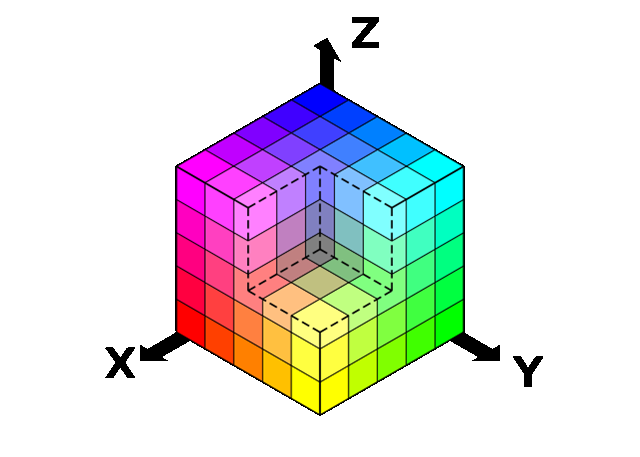
#> input picture archive/2020_Winter/Basic/CV_lessons/01. Images, OpenCV/img/RGB_cube.png, 640 x 457 px
$ jupyter execute '[seminar]images_opencv.ipynb'   (shell and % lines are left out)
#> lines starting #> are read from the running program, lines starting #| are printed output that depends on the picture; after the words box and inside, x2 and y2 are one past the last pixel; in counts of white or black regions, pixels touching at a corner belong together
# Лекция №1

# Работа с растровыми изображенями
**Растровое изображение** $-$ изображение, представляющее собой сетку пикселей — цветных точек.
Важными характеристиками изображения являются: размер, глубина цвета и цветовое пространство.

Самый распространённый способ выделить объект $-$ это цвет.

**Цвет** $-$ это свойство тел отражать или испускать видимое излучение определенного спектрального состава и интенсивности.

Трихроматическая теория (сетчатка глаза имеет 3 вида рецепторов света, ответственных за цветное зрение) полагает, что достаточно всего трёх чисел, чтобы описать цвет (красный, синий, зелёный). Т.е. используя три значения **R, G, B**

Цветовые пространства бывают линейные и нелинейные.
К линейным относится **RGB**. Изучим его подробней.

[cell 1]
import cv2
import numpy as np
import matplotlib.pyplot as plt

## отображение графиков в ноутбуке

[cell 2]
## считаем изображение
img  = cv2.imread('img/RGB_cube.png')
#> img is the input picture: shape (457, 640, 3); mean B, G, R 224.5, 224.4, 224.4

[cell 3]
## посмотрим, какой тип объекта
type(img)

[cell 4]
## размерность
img.shape
#> Out = (457, 640, 3)

[cell 5]
## преобразуем RGB в BGR для корректного отображения
## это необходимо из-за особенностей matplotlib
img_plt = cv2.cvtColor(img.copy(), cv2.COLOR_BGR2RGB)

## отобразим объект
plt.imshow(img);

## Grayscale

**Grayscale** $-$ цветовой режим изображений, которые отображаются в оттенках серого цвета, размещённые в виде таблицы в качестве эталонов яркости белого цвета.

В компьютерном представлении широко распространённая серая шкала использует на каждый пиксел изображения один байт ($8$ бит) информации. Такая шкала передаёт $256$ оттенков (градаций) серого цвета, или яркости (значение $0$ представляет чёрный цвет, а значение $255$ $-$ белый).

Преобразование цветного изображения в оттенки серого из **RGB** пересчитывают по формуле:

\begin{align}
\ Y' & = 0.2126R + 0.7152G + 0.0722B \\
\end{align}

В **OpenCV_** сменить цветовой режим изображения можно с помощью функции **cv2.cvtColor(img, code)**

* **img** $-$ исходное изображение
* **code** $-$ кодировка для смены цвета.

Все кодировки есть в [документации](https://docs.opencv.org/3.4/d8/d01/group__imgproc__color__conversions.html#ga397ae87e1288a81d2363b61574eb8cab). В рамках занятий мы рассмотрим лишь их часть.

[cell 6]
## создадим grayscale изображение с помощью openCV
gray = cv2.cvtColor(img.copy(), cv2.COLOR_RGB2GRAY)
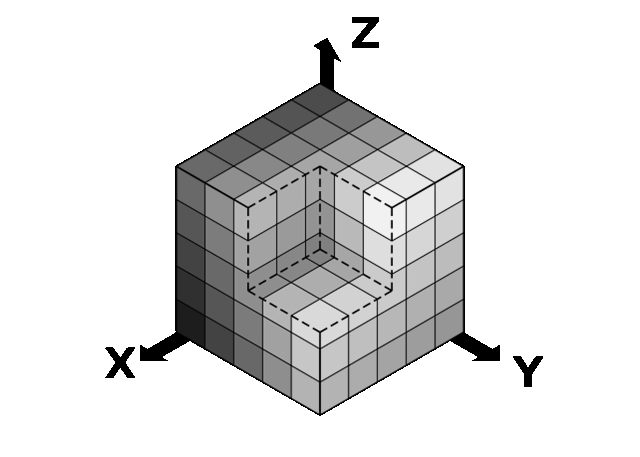
#> gray: shape (457, 640); min 0, max 255, mean 224.4

[cell 7]
## поглядим, что получили
fig, m_axs = plt.subplots(1, 2, figsize = (12, 8))
ax1, ax2 = m_axs

ax1.set_title('RGB изображение', fontsize=15)
ax1.imshow(img_plt)
ax2.set_title('Grayscale изображение', fontsize=15)
ax2.imshow(gray, cmap='gray');
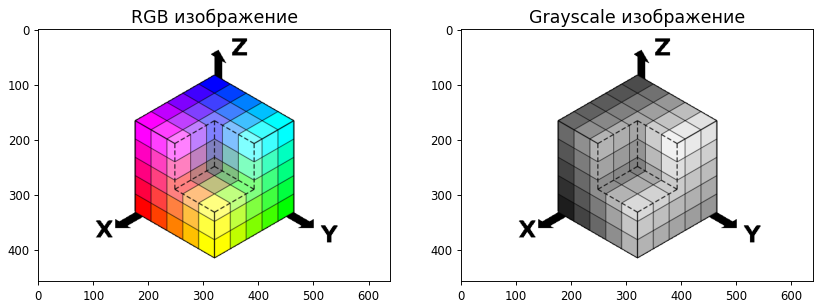
#> figure drawn by matplotlib, 2 panels

### Поиграемся с каналами
Выделим каналы изображения. Они представимы как массивы чисел, поэтому не составит труда их разделить из исходного изобрадения. Посмоторим на картинку, где есть только красный, зеленый и синий.

[cell 8]
## не забываем про особенности Python
img_data = img.copy()

## R scale
r = img_data[:,:,2]
r[r != 255] = 0
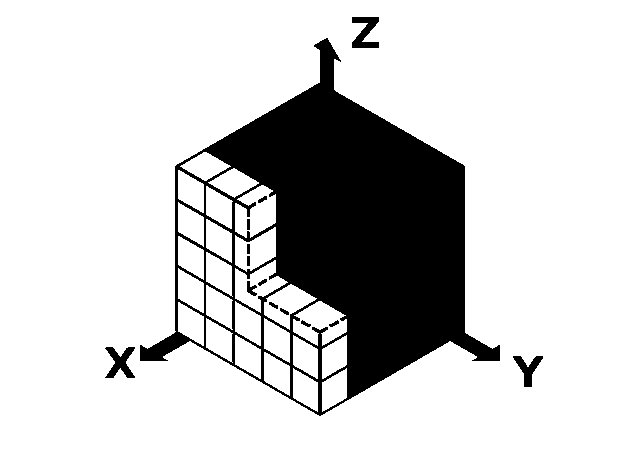
#> r: shape (457, 640); 81.5% white; 14 black regions, largest, box (x1, y1, x2, y2) and area: (140, 38, 500, 416) 52356, (352, 17, 379, 48) 494, (105, 347, 135, 378) 488
## G scale
g = img_data[:,:,1]
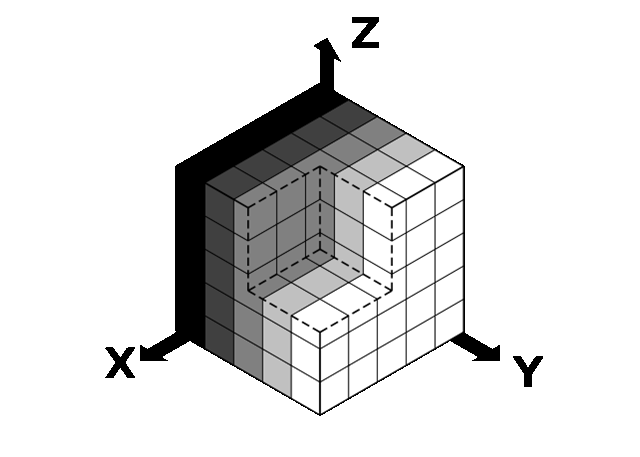
#> g: shape (457, 640); min 0, max 255, mean 224.4
g[g != 255] = 0
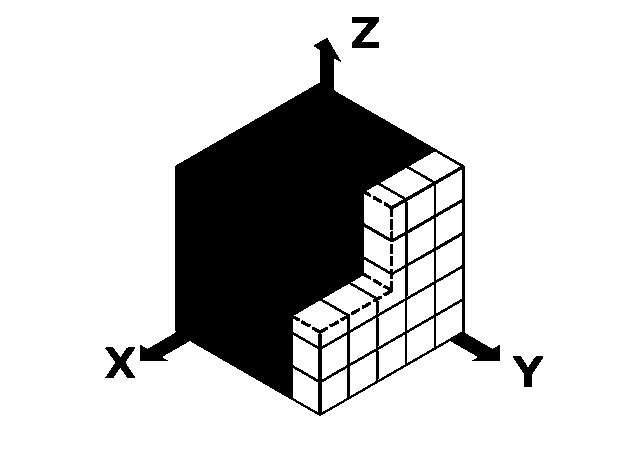
#> g: shape (457, 640); 81.5% white; 14 black regions, largest, box (x1, y1, x2, y2) and area: (140, 38, 500, 416) 52300, (352, 17, 379, 48) 494, (105, 347, 135, 378) 488
## B scale
b = img_data[:,:,0]
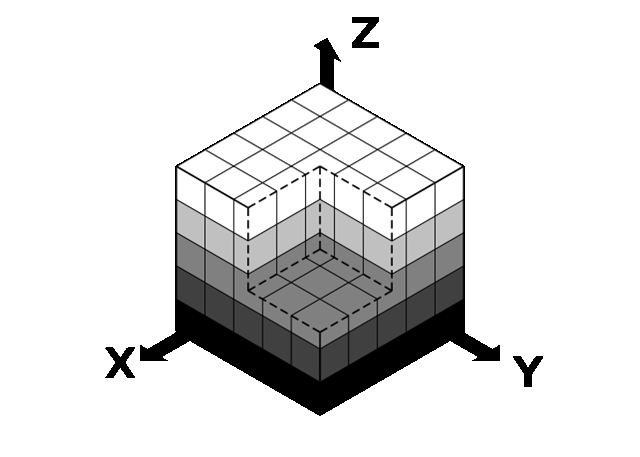
#> b: shape (457, 640); min 0, max 255, mean 224.5
b[b != 255] = 0
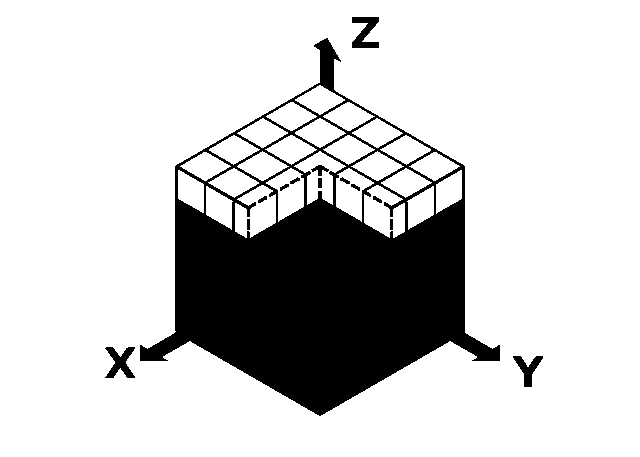
#> b: shape (457, 640); 81.5% white; 14 black regions, largest, box (x1, y1, x2, y2) and area: (140, 38, 500, 416) 52257, (352, 17, 379, 48) 494, (105, 347, 135, 378) 488

[cell 9]
## посмотрим на результат
fig, m_axs = plt.subplots(1, 4, figsize = (20, 9))
ax1, ax2, ax3, ax4 = m_axs

ax1.set_title('R канал', fontsize=15)
ax1.imshow(r, cmap='gray')
ax2.set_title('G канал', fontsize=15)
ax2.imshow(g, cmap='gray')
ax3.set_title('B канал', fontsize=15)
ax3.imshow(b, cmap='gray')
ax4.set_title('RGB', fontsize=15)
ax4.imshow(img_plt);

***Контрольные вопросы:***

1. Почему так получилось?

Давайте изменим конфигурацию каналов, чтобы посмотреть на изменения.

[cell 10]
## не забываем про особенности Python
img_data = img.copy()

tr_val = 150  # пороговое значение

## R scale
r = img_data[:,:,2]
r[r < tr_val] = 0
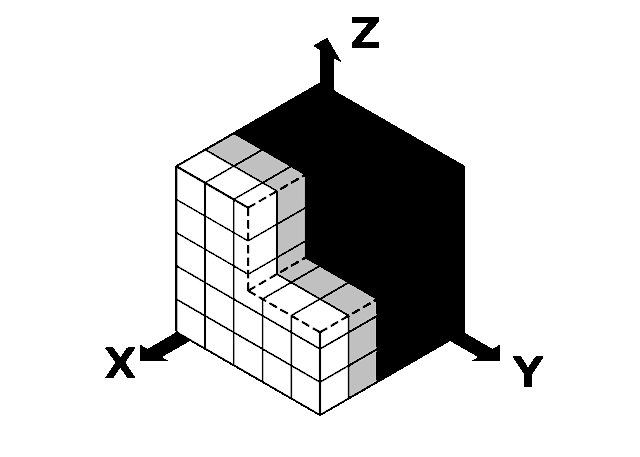
#> r: shape (457, 640); min 0, max 255, mean 215.2
## G scale
g = img_data[:,:,1]
g[g < tr_val] = 0
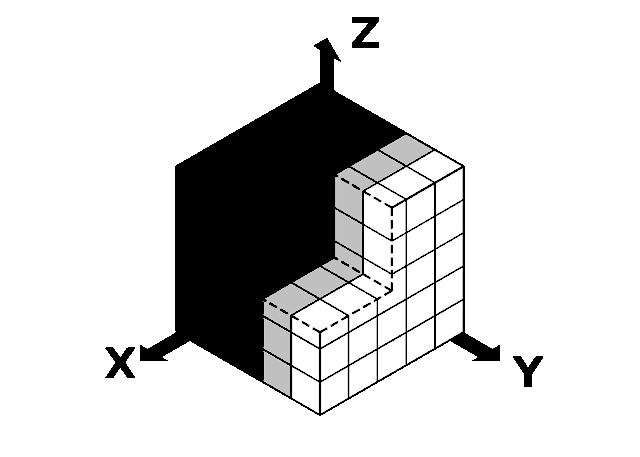
#> g: shape (457, 640); 10.01% of pixels changed, all inside (x1, y1, x2, y2) = (204, 100, 464, 415)
## B scale
b = img_data[:,:,0]
b[b < tr_val] = 0
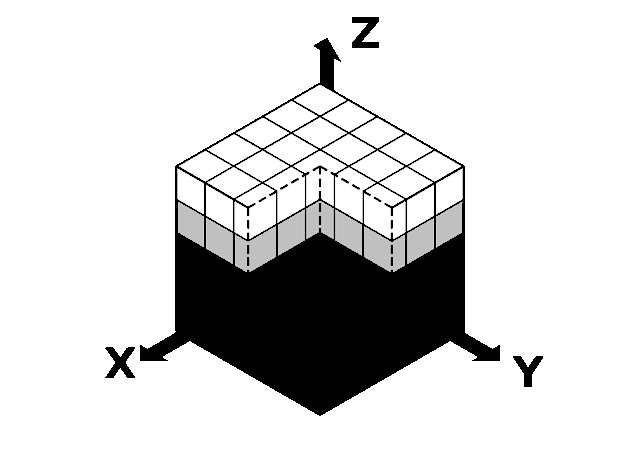
#> b: shape (457, 640); 9.98% of pixels changed, all inside (x1, y1, x2, y2) = (176, 84, 464, 382)

[cell 11]
## посмотрим на результат
fig, m_axs = plt.subplots(1, 4, figsize = (20, 9))
ax1, ax2, ax3, ax4 = m_axs

ax1.set_title('R канал', fontsize=15)
ax1.imshow(r, cmap='gray')
ax2.set_title('G канал', fontsize=15)
ax2.imshow(g, cmap='gray')
ax3.set_title('B канал', fontsize=15)
ax3.imshow(b, cmap='gray')
ax4.set_title('RGB', fontsize=15)
ax4.imshow(img_plt);

$ run again, with archive/2020_Winter/Basic/CV_lessons/01. Images, OpenCV/img/AHE-neighbourhoods.png copied over archive/2020_Winter/Basic/CV_lessons/01. Images, OpenCV/img/RGB_cube.png
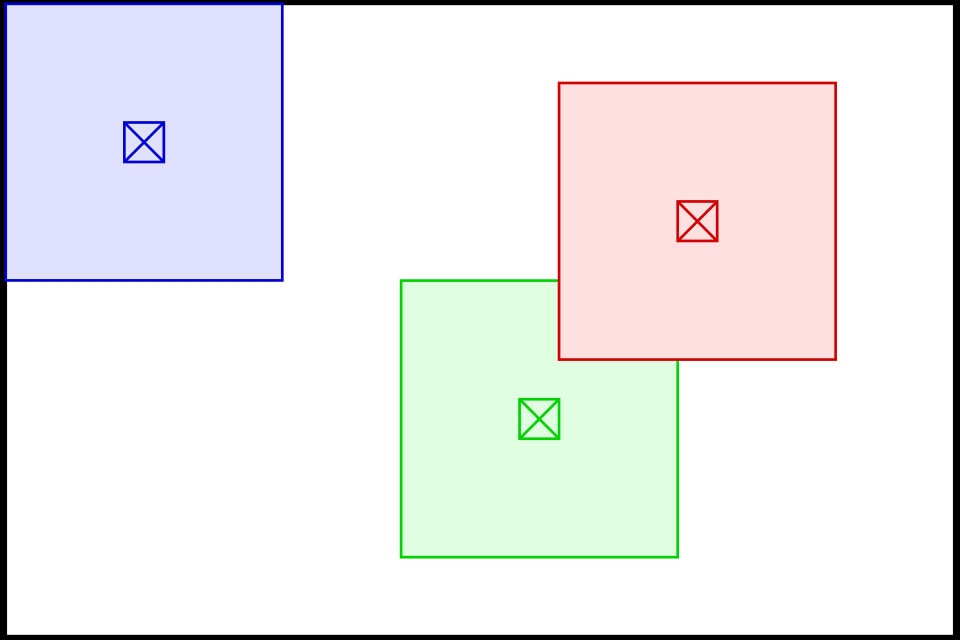
#> input picture archive/2020_Winter/Basic/CV_lessons/01. Images, OpenCV/img/AHE-neighbourhoods.png, 1920 x 1280 px (shown at 1/2 size)
#> img is the input picture: shape (1280, 1920, 3); mean B, G, R 237.7, 237, 237.7
#> `r[r != 255] = 0`:
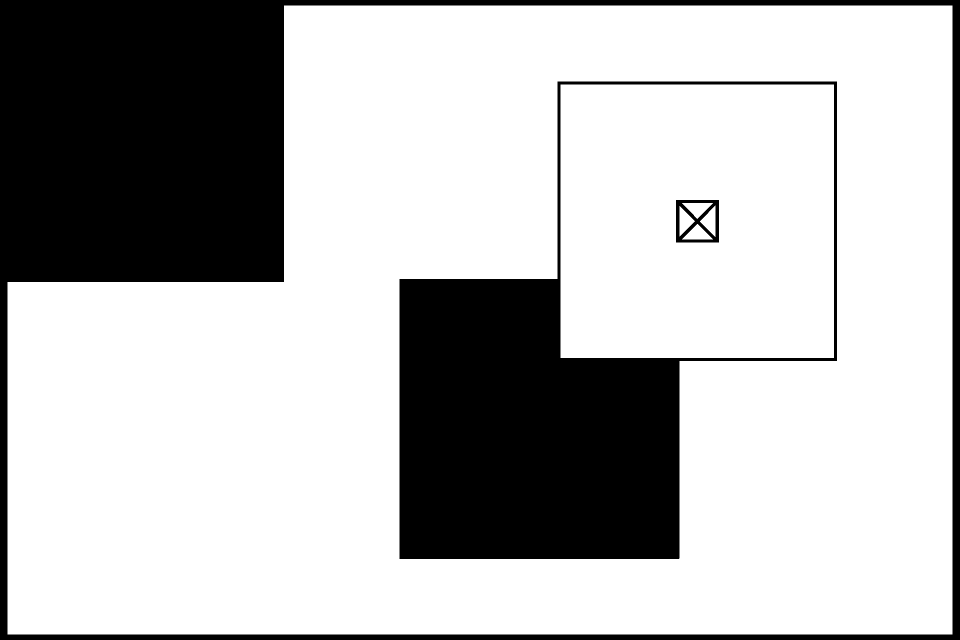
#> r: shape (1280, 1920) (shown at 1/2 size); 72.5% white; 3 black regions, box (x1, y1, x2, y2) and area: (0, 0, 1920, 1280) 385789, (799, 163, 1674, 1118) 286855, (1352, 400, 1438, 485) 3352
#> `b[b < tr_val] = 0`:
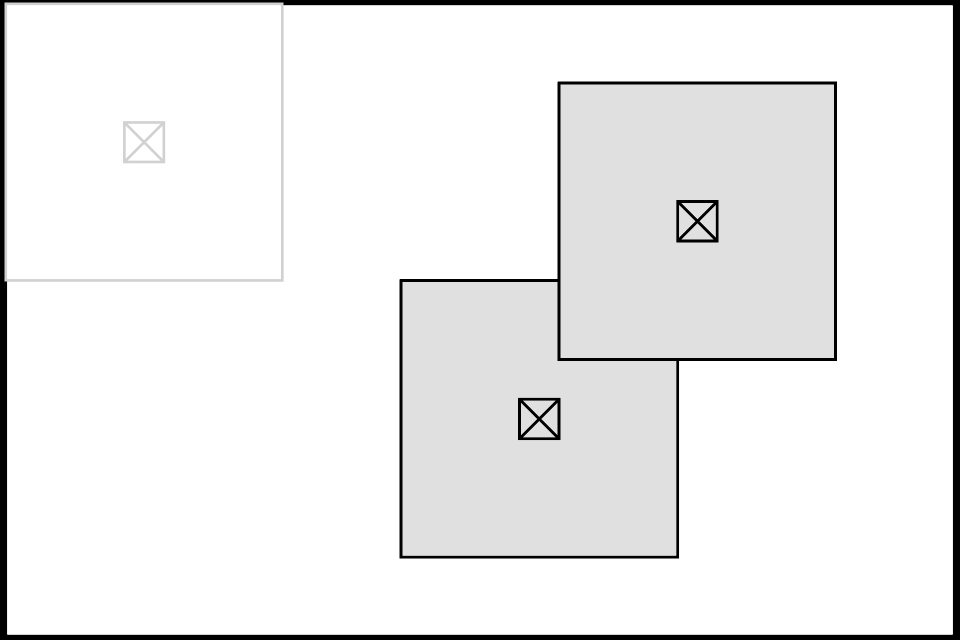
#> b: shape (1280, 1920) (shown at 1/2 size); min 0, max 255, mean 237.4
